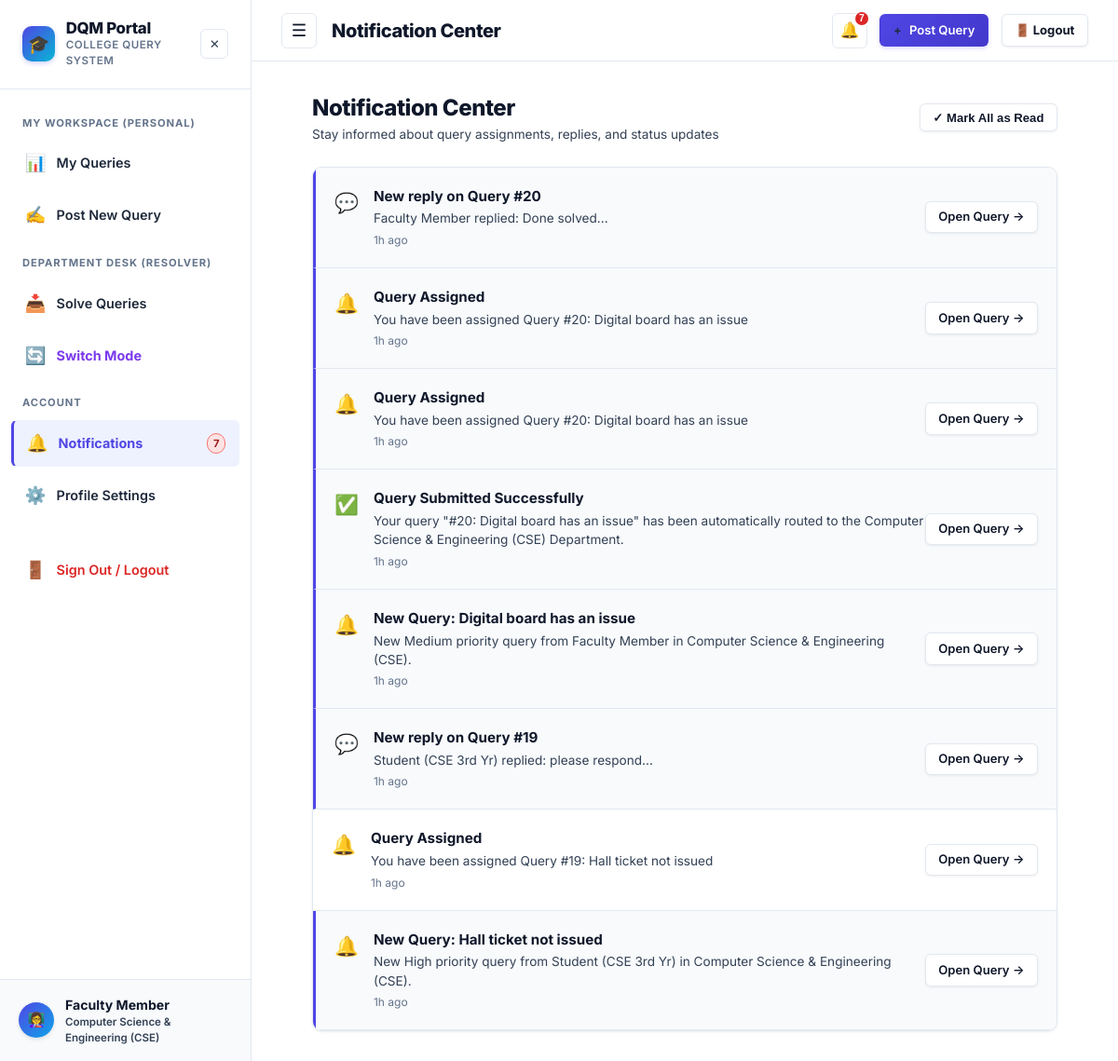
Page /notifications (signed in) on the committed database.
### tables this page shows
CREATE TABLE users (
    id INTEGER PRIMARY KEY AUTOINCREMENT,
    name TEXT DEFAULT 'Anonymous User',
    email TEXT NOT NULL UNIQUE,
    password_hash TEXT NOT NULL,
    role TEXT NOT NULL DEFAULT 'student',
    level TEXT,
    department TEXT,
    course TEXT,
    year INTEGER,
    phone TEXT,
    roll_no TEXT,
    designation TEXT,
    is_active INTEGER DEFAULT 1,
    last_active_at TIMESTAMP DEFAULT CURRENT_TIMESTAMP,
    created_at TIMESTAMP DEFAULT CURRENT_TIMESTAMP
);

CREATE TABLE notifications (
    id INTEGER PRIMARY KEY AUTOINCREMENT,
    user_id INTEGER NOT NULL,
    query_id INTEGER,
    title TEXT NOT NULL,
    message TEXT NOT NULL,
    type TEXT DEFAULT 'info',
    is_read INTEGER DEFAULT 0,
    created_at TIMESTAMP DEFAULT CURRENT_TIMESTAMP,
    FOREIGN KEY(user_id) REFERENCES users(id) ON DELETE CASCADE,
    FOREIGN KEY(query_id) REFERENCES queries(id) ON DELETE CASCADE
);

### app.py (the view)
@app.route('/notifications')
@login_required
def notifications():
    user = get_current_user()
    db = get_db()
    all_notifs = db.execute("""
        SELECT n.*, q.title as query_title
        FROM notifications n
        LEFT JOIN queries q ON n.query_id = q.id
        WHERE n.user_id = ?
        ORDER BY n.created_at DESC
    """, (user['id'],)).fetchall()
    return render_template('notifications.html', notifications=all_notifs)

### app.py (called while the page is built)
def login_required(f):
    @wraps(f)
    def decorated_function(*args, **kwargs):
        user = get_current_user()
        if not user:
            session.clear()
            flash('Please log in to access this page.', 'warning')
            return redirect(url_for('login', next=request.url))
        return f(*args, **kwargs)
    return decorated_function

def get_current_user():
    if 'user_id' in session:
        db = get_db()
        user = db.execute('SELECT * FROM users WHERE id = ?', (session['user_id'],)).fetchone()
        if not user or not user['is_active']:
            session.clear()
            return None
        return user
    return None

### database.py (called while the page is built)
def get_db():
    if 'db' not in g:
        g.db = sqlite3.connect(
            current_app.config['DATABASE'],
            detect_types=sqlite3.PARSE_DECLTYPES
        )
        g.db.row_factory = sqlite3.Row
        g.db.execute("PRAGMA foreign_keys = ON")
        check_and_migrate_db(g.db)
    return g.db

### templates/notifications.html (shortened to what this page needs)
{% extends 'base.html' %}
{% block page_title %}Notification Center{% endblock %}
{% block content %}
<div style="max-width: 800px; margin: 0 auto;">
  <div style="display: flex; justify-content: space-between; align-items: center; margin-bottom: 1.5rem;">
    <div>
      <h1 style="font-size: 1.5rem; font-weight: 800; color: var(--text-main); margin: 0;">Notification Center</h1>
      <p style="font-size: 0.85rem; color: var(--text-muted); margin: 0;">Stay informed about query assignments, replies, and status updates</p>
    </div>
    <button type="button" class="btn btn-secondary btn-sm" onclick="markAllRead()">
      ✓ Mark All as Read
    </button>
  </div>
  <div class="card" style="padding: 0; overflow: hidden;">
    {% if notifications %}
      {% for n in notifications %}
      <div class="notif-item {% if not n.is_read %}unread{% endif %}" style="padding: 1.25rem; display: flex; justify-content: space-between; align-items: center; border-bottom: 1px solid var(--border-color);">
        <div style="display: flex; gap: 1rem; align-items: flex-start;">
          <div style="font-size: 1.3rem; margin-top: 2px;">
            {% if n.type == 'urgent' %}🚨
            {% elif n.type == 'success' %}✅
            {% elif n.type == 'message' %}💬
            {% else %}🔔{% endif %}
          </div>
          <div>
            <div style="font-weight: 700; font-size: 0.95rem; color: var(--text-main);">{{ n.title }}</div>
            <div style="font-size: 0.85rem; color: var(--text-muted); margin-top: 2px;">{{ n.message }}</div>
            <div style="font-size: 0.75rem; color: var(--text-light); margin-top: 4px;">{{ n.created_at | timeago }}</div>
          </div>
        </div>
        <div>
          {% if n.query_id %}
          <a href="{{ url_for('query_details', query_id=n.query_id) }}" class="btn btn-secondary btn-sm" onclick="markSingleRead({{ n.id }})">
            Open Query →
          </a>
          {% endif %}
        </div>
      </div>
      {% endfor %}
    {% endif %}
  </div>
</div>
{% endblock %}

### templates/base.html (shortened to what this page needs)
<!DOCTYPE html>
<html lang="en">
<head>
  <link rel="stylesheet" href="{{ url_for('static', filename='css/style.css') }}">
</head>
<body data-user-role="{{ current_user.role if current_user else '' }}" data-user-dept="{{ current_user.department if current_user else '' }}" data-user-id="{{ current_user.id if current_user else '' }}">
  <div class="app-container">
    {% if current_user %}
    <aside class="sidebar" id="appSidebar">
      <div class="sidebar-header">
        <div class="sidebar-brand-wrapper">
          <div class="sidebar-logo">🎓</div>
          <div class="sidebar-brand">
            <h2>DQM Portal</h2>
            <p>College Query System</p>
          </div>
        </div>
        <button type="button" class="sidebar-close-btn" id="sidebarCloseBtn" title="Close Navigation" aria-label="Close Navigation">
          ✕
        </button>
      </div>
      <nav class="sidebar-nav">
        {% if current_user.role in ['student', 'faculty'] %}
        <div class="nav-section-title">My Workspace (Personal)</div>
        <a href="{{ url_for('dashboard') }}" class="nav-item {% if request.endpoint == 'dashboard' %}active{% endif %}">
          <span class="icon">📊</span> My Queries
        </a>
        <a href="{{ url_for('submit_query') }}" class="nav-item {% if request.endpoint == 'submit_query' %}active{% endif %}">
          <span class="icon">✍️</span> Post New Query
        </a>
        {% endif %}
        {% if current_user.role in ['staff', 'admin', 'faculty'] %}
        <div class="nav-section-title">Department Desk (Resolver)</div>
        <a href="{{ url_for('department_dashboard') }}" class="nav-item {% if request.endpoint == 'department_dashboard' %}active{% endif %}">
          <span class="icon">📥</span> Solve Queries
        </a>
        {% endif %}
        {% if current_user.role == 'faculty' %}
        <a href="{{ url_for('faculty_choice') }}" class="nav-item {% if request.endpoint == 'faculty_choice' %}active{% endif %}" style="color: #7c3aed; font-weight: 700;">
          <span class="icon">🔄</span> Switch Mode
        </a>
        {% endif %}
        <div class="nav-section-title">Account</div>
        <a href="{{ url_for('notifications') }}" class="nav-item {% if request.endpoint == 'notifications' %}active{% endif %}">
          <span class="icon">🔔</span> Notifications
          {% if unread_notifications_count > 0 %}
          <span class="badge badge-urgent" style="margin-left: auto; padding: 2px 6px; font-size: 0.7rem;">{{ unread_notifications_count }}</span>
          {% endif %}
        </a>
        <a href="{{ url_for('profile') }}" class="nav-item {% if request.endpoint == 'profile' %}active{% endif %}">
          <span class="icon">⚙️</span> Profile Settings
        </a>
        <a href="{{ url_for('logout') }}" class="nav-item nav-item-logout" style="margin-top: 1.5rem;">
          <span class="icon">🚪</span> Sign Out / Logout
        </a>
      </nav>
      <div class="sidebar-footer">
        <div class="user-avatar-circle">
          {% if current_user.role == 'student' %}👨‍🎓{% elif current_user.role == 'faculty' %}👩‍🏫{% elif current_user.role == 'hod' %}🎓{% elif current_user.role == 'staff' %}🏢{% else %}⚡{% endif %}
        </div>
        <div style="flex-grow: 1; overflow: hidden;">
          <div style="font-size: 0.88rem; font-weight: 700; color: var(--text-main); white-space: nowrap; overflow: hidden; text-overflow: ellipsis;">
            {% if current_user.role == 'student' %}Student
            {% elif current_user.role == 'faculty' %}Faculty Member
            {% elif current_user.role == 'hod' %}Head of Dept (HOD)
            {% elif current_user.role == 'staff' %}Department Staff
            {% else %}Central Administrator{% endif %}
          </div>
          <div style="font-size: 0.72rem; color: var(--text-muted); font-weight: 600;">
            {% if current_user.role == 'student' %}
              {{ current_user.course or 'Campus' }}{% if current_user.year %} (Yr {{ current_user.year }}){% endif %}
            {% else %}
              {{ current_user.department or 'Campus Support' }}
            {% endif %}
          </div>
        </div>
      </div>
    </aside>
    {% endif %}
    <div class="main-content">
      {% if current_user %}
      <header class="topbar">
        <div class="topbar-left">
          <button class="sidebar-toggle-btn" id="sidebarToggle" title="Toggle Navigation Menu" aria-label="Toggle Navigation Menu">
            ☰
          </button>
          <div class="topbar-title">{% block page_title %}Dashboard{% endblock %}</div>
        </div>
        <div class="topbar-right">
          <div class="notif-wrapper">
            <button class="notif-btn" id="notifBtn" aria-label="Notifications" title="Notifications">
              🔔
              {% if unread_notifications_count > 0 %}
              <span class="notif-badge">{{ unread_notifications_count }}</span>
              {% endif %}
            </button>
          </div>
          {% if current_user.role in ['student', 'faculty'] %}
          <a href="{{ url_for('submit_query') }}" class="btn btn-primary btn-sm">
            <span>+</span> Post Query
          </a>
          {% endif %}
          <a href="{{ url_for('logout') }}" class="btn btn-secondary btn-sm" title="Sign Out of Portal" style="font-weight: 700;">
            🚪 Logout
          </a>
        </div>
      </header>
      {% endif %}
      <main class="page-body">
        {% block content %}{% endblock %}
      </main>
    </div>
  </div>
</body>
</html>

### rows in the picture
users: department "Computer Science & Engineering (CSE)"
notifications: title "New reply on Query #20", message "Faculty Member replied: Done solved...", created_at "1h ago"
notifications: title "Query Assigned", message "You have been assigned Query #20: Digital board has an issue", created_at "1h ago"
notifications: title "Query Assigned", message "You have been assigned Query #20: Digital board has an issue", created_at "1h ago"
notifications: title "Query Submitted Successfully", message "Your query \"#20: Digital board has an issue\" has been automatically routed to the Computer Science & Engineering (CSE) Department.", created_at "1h ago"
notifications: title "New Query: Digital board has an issue", message "New Medium priority query from Faculty Member in Computer Science & Engineering (CSE).", created_at "1h ago"
notifications: title "New reply on Query #19", message "Student (CSE 3rd Yr) replied: please respond...", created_at "1h ago"
notifications: title "Query Assigned", message "You have been assigned Query #19: Hall ticket not issued", created_at "1h ago"
notifications: title "New Query: Hall ticket not issued", message "New High priority query from Student (CSE 3rd Yr) in Computer Science & Engineering (CSE).", created_at "1h ago"

### other values in the picture
{{ unread_notifications_count }} "7"
